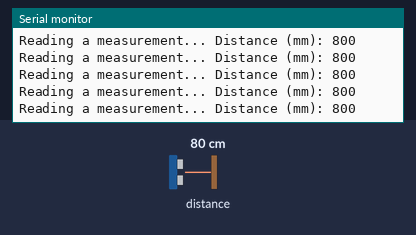
This sketch was run on a simulated Arduino Uno, built with avr-gcc and run on an emulated ATmega328P. Parts: the last lines printed to the serial monitor. Inputs (shaded band) come from the test bench; at power-on: distance to the obstacle 80 cm. The ROS host is connected and sends only what is stated.

Above: at 1.2 s.
1.3 s: distance to the obstacle set to 250 cm
At 2.1 s:
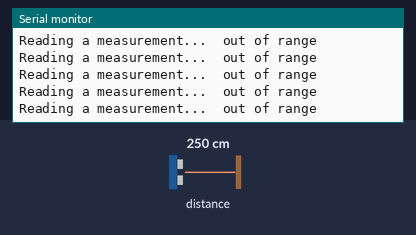
3.2 s: distance to the obstacle set to 2 cm
At 3.7 s:
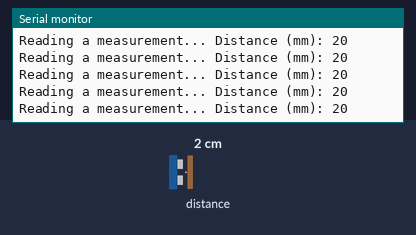

Measured:
- after the input at 1.3 s, the serial monitor: prints a new line at once (image 1)
- after the input at 3.2 s, the serial monitor: prints a new line at once (image 2)

The sketch:

vl53l0x_data.ino
```cpp
#include "Adafruit_VL53L0X.h"
#include <ros.h>
#include <std_msgs/Float64.h>


ros::NodeHandle  nh;
std_msgs::Float64 range;
ros::Publisher pub_range( "lidar", &range);


Adafruit_VL53L0X lox = Adafruit_VL53L0X();

void setup() {

  nh.getHardware()->setBaud(115200);
  nh.initNode();
  nh.advertise(pub_range);


  Serial.begin(115200);

  // wait until serial port opens for native USB devices
  while (! Serial) {
    delay(1);
  }

  Serial.println("Adafruit VL53L0X test");
  if (!lox.begin()) {
    Serial.println(F("Failed to boot VL53L0X"));
    while(1);
  }
  // power
  Serial.println(F("VL53L0X API Simple Ranging example\n\n"));
}


void loop() {
  VL53L0X_RangingMeasurementData_t measure;

  Serial.print("Reading a measurement... ");
  lox.rangingTest(&measure, false); // pass in 'true' to get debug data printout!

  if (measure.RangeStatus != 4) {  // phase failures have incorrect data

    if(measure.RangeMilliMeter>1500)
     {
      measure.RangeMilliMeter=65136;
     }
    Serial.print("Distance (mm): ");
    Serial.println(measure.RangeMilliMeter);

    range.data=measure.RangeMilliMeter;
  } else {
    Serial.println(" out of range ");
    range.data=65136;
  }

  pub_range.publish(&range);
  nh.spinOnce();
  //delay(100);
}
```
